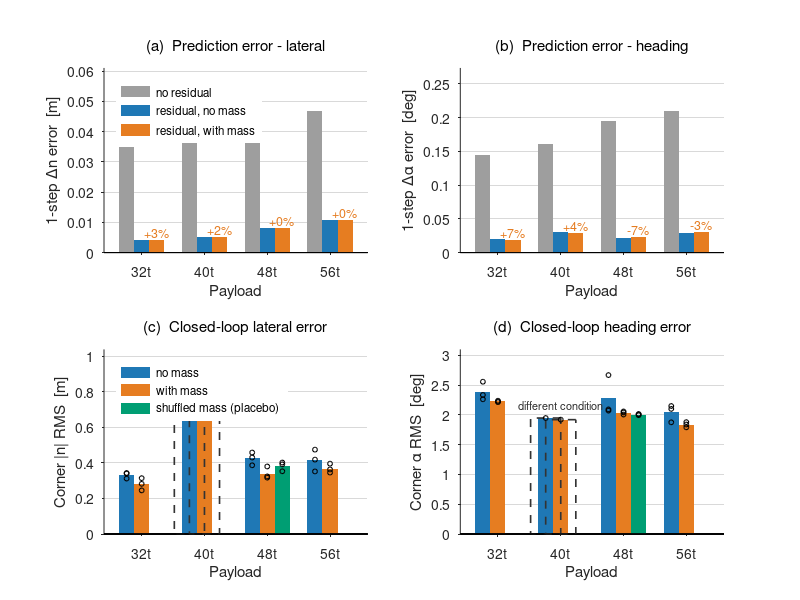

MATLAB code to generate this figure:
% 적재 조건화 - MLP 입력에 무게를 넣어야 하는가 (32 / 40 / 48 / 56 t)
%
% (a)(b) 예측 오차 - 모델이 실제로 하는 일. 학습에 쓰지 않은 검증 분할에서
%        1스텝 잔차 예측 오차를 잰다. 잔차 보정은 오차를 8배 줄이지만,
%        무게를 알려줘도 Δn 은 3.0 / 2.5 / 0.1 / 0.1 % 밖에 안 줄고
%        Δα 는 +7.4 / +4.2 / -7.0 / -3.3 % 로 부호까지 갈린다.
% (c)(d) 폐루프 추종 오차 - 실주행. 조건화가 7~20% 좋아 보이지만, 무게 라벨을
%        무작위로 섞은 플라시보(48 t)가 그 이득의 51%(횡) / 112%(헤딩)를
%        재현한다. 즉 무게 정보가 아니라 입력 차원/초기값/학습 노이즈다.
%
% ** 40 t 주의 ** 40 t 폐루프만 주행 조건이 다르다 (v=12 / 10 Hz / 시드 1개,
% 나머지는 v=10 / 6.5 Hz / 시드 3개). 속도가 1.9 m/s 빨라 절대 오차가 약 2배다.
% 막대에 빗금으로 표시했다. **40 t 내부의 무게 O/X 쌍비교만 유효하다.**
%
% 데이터: fig_mass_conditioning.mat  (results/mass_conditioning.py 가 생성)
% 실행:   results/matlab/ 폴더 안에서 `plot_mass_conditioning`
% 요구:   base MATLAB 만 (툴박스 불필요). R2013a 이상.

clear; close all
load('fig_mass_conditioning.mat')

GREY = [0.62 0.62 0.62];    % 보정 없음
NOM  = [0.12 0.47 0.71];    % 무게 없음
RES  = [0.90 0.49 0.13];    % 무게 있음
PLA  = [0.00 0.62 0.45];    % 플라시보 (Okabe-Ito bluish green)

mp = mass_pred(:);   nP = numel(mp);   xp = (1:nP)';
mc = mass_cloop(:);  nC = numel(mc);   xc = (1:nC)';
w  = 0.24;
DN = 2; DA = 3;             % 채널: 1=ds 2=dn 3=dalpha 4=dv

% NaN 안전 평균 (플라시보는 48t 만, 40t 는 시드 1개라 빈 칸이 있다).
% nanmean 은 Statistics Toolbox 함수라 쓰지 않는다 - base MATLAB 만으로 계산한다.
Zs  = cloop_err;  Zs(isnan(Zs)) = 0;
SUM = squeeze(sum(Zs, 3));                      % (적재, 모델, 지표)
CNT = squeeze(sum(~isnan(cloop_err), 3));
CM  = SUM ./ max(CNT, 1);
CM(CNT == 0) = NaN;

figure('Color','w','Position',[50 40 1060 720])

%% (a)(b) 예측 오차 - 무게를 알려줘도 안 줄어든다
for k = 1:2
    if k == 1
        ch = DN; sc = 1;      ttl = '(a)  Prediction error - lateral';
        yl = '1-step \Deltan error  [m]';
    else
        ch = DA; sc = 180/pi; ttl = '(b)  Prediction error - heading';
        yl = '1-step \Delta\alpha error  [deg]';
    end
    subplot(2,2,k); hold on; box off
    set(gca,'FontSize',10,'TickDir','out','YGrid','on', ...
            'GridColor',[.85 .85 .85],'GridAlpha',1,'Layer','bottom')
    e0 = squeeze(pred_err(:,1,1,ch))*sc;
    e1 = mean(squeeze(pred_err(:,2,:,ch)),2)*sc;
    e2 = mean(squeeze(pred_err(:,3,:,ch)),2)*sc;
    b0 = bar(xp-w, e0, w, 'FaceColor', GREY, 'EdgeColor','none');
    b1 = bar(xp,   e1, w, 'FaceColor', NOM,  'EdgeColor','none');
    b2 = bar(xp+w, e2, w, 'FaceColor', RES,  'EdgeColor','none');
    for i = 1:nP
        text(xp(i)+w, e2(i)+max(e0)*0.05, ...
             sprintf('%+.0f%%', 100*(e1(i)-e2(i))/e1(i)), ...
             'HorizontalAlignment','center','FontSize',9,'Color',RES);
    end
    if k == 1
        legend([b0 b1 b2], {'no residual','residual, no mass','residual, with mass'}, ...
               'Location','northwest','Box','off','FontSize',8.5);
    end
    set(gca,'XTick',1:nP,'XTickLabel', ...
            arrayfun(@(v) sprintf('%dt',v), mp, 'UniformOutput', false))
    xlim([0.4 nP+0.6]); ylim([0 max(e0)*1.3])
    xlabel('Payload'); ylabel(yl); title(ttl,'FontSize',11,'FontWeight','normal')
end

%% (c)(d) 폐루프 추종 오차 + 플라시보
for k = 1:2
    if k == 1
        ci = 1; ttl = '(c)  Closed-loop lateral error';
        yl = 'Corner |n| RMS  [m]';
    else
        ci = 2; ttl = '(d)  Closed-loop heading error';
        yl = 'Corner \alpha RMS  [deg]';
    end
    subplot(2,2,2+k); hold on; box off
    set(gca,'FontSize',10,'TickDir','out','YGrid','on', ...
            'GridColor',[.85 .85 .85],'GridAlpha',1,'Layer','bottom')
    c0 = CM(:,1,ci);  c1 = CM(:,2,ci);  c2 = CM(:,3,ci);
    h1 = bar(xc-w, c0, w, 'FaceColor', NOM, 'EdgeColor','none');
    h2 = bar(xc,   c1, w, 'FaceColor', RES, 'EdgeColor','none');
    h3 = bar(xc+w, c2, w, 'FaceColor', PLA, 'EdgeColor','none');
    % 주행 조건이 다른 적재(40t)는 테두리로 표시 - 절대값 비교 불가
    for i = 1:nC
        if ~cloop_same(i)
            bar(xc(i)-w, c0(i), w, 'FaceColor','none', ...
                'EdgeColor',[0.2 0.2 0.2],'LineWidth',1.2,'LineStyle','--');
            bar(xc(i),   c1(i), w, 'FaceColor','none', ...
                'EdgeColor',[0.2 0.2 0.2],'LineWidth',1.2,'LineStyle','--');
            text(xc(i), max(c0(i),c1(i))*1.11, 'different condition', ...
                 'HorizontalAlignment','center','FontSize',8,'Color',[0.2 0.2 0.2]);
        end
    end
    % 시드별 개별 점 - 평균만 보면 편차가 안 보인다
    off = [-w 0 w];
    for v = 1:3
        for i = 1:nC
            sd = squeeze(cloop_err(i,v,:,ci)); sd = sd(~isnan(sd));
            plot(xc(i)+off(v)+zeros(size(sd)), sd, 'o', 'Color','k', ...
                 'MarkerSize',3.5,'LineWidth',0.8);
        end
    end
    if k == 1
        legend([h1 h2 h3], {'no mass','with mass','shuffled mass (placebo)'}, ...
               'Location','northwest','Box','off','FontSize',8.5);
    end
    set(gca,'XTick',1:nC,'XTickLabel', ...
            arrayfun(@(v) sprintf('%dt',v), mc, 'UniformOutput', false))
    xlim([0.4 nC+0.6]); ylim([0 max([c0;c1])*1.30])
    xlabel('Payload'); ylabel(yl); title(ttl,'FontSize',11,'FontWeight','normal')
end
